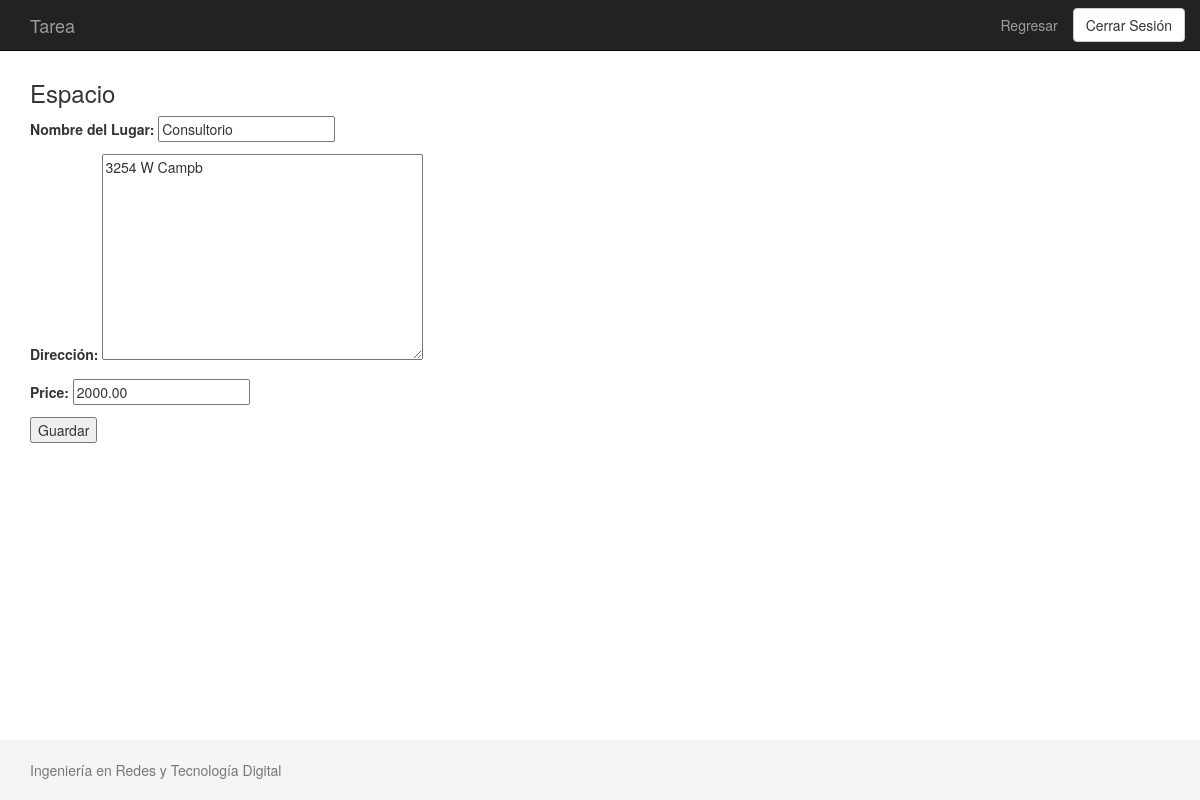
The app's page /lugar/actualizar/1/ (signed in) with its own data.
### place/models.py (models this page shows, shortened)
class Place(models.Model):
	name = models.CharField(max_length=250, verbose_name="Nombre del Lugar")
	address = models.TextField(verbose_name="Dirección")
	price = models.DecimalField(max_digits=6, decimal_places=2)

### place/views.py (the view)
# urls.py: url(r'^actualizar/(?P<pk>[0-9]+)/$', views.UpdatePlace.as_view(), name='places-update'),
@method_decorator(login_required, name='dispatch')
class UpdatePlace(UpdateView):
	template_name = "place/place_form.html"
	success_url = reverse_lazy('places-list')
	model = Place
	fields = [
		'name',
		'address',
		'price',
	]

### templates/place/place_form.html (shortened to what this page needs)
<!DOCTYPE html>
<html>
<head>
	{% load static %}
	<link rel="stylesheet" type="text/css" href="{% static 'bootstrap/css/bootstrap.css' %}">
	<link rel="stylesheet" type="text/css" href="{% static 'css/main.css' %}">
</head>
<body>
	<nav class="navbar navbar-inverse navbar-fixed-top">
		<div class="container">
			<a href="{% url 'panel-inicio' %}" class="navbar-brand">Tarea</a>
			<ul class="nav navbar-nav navbar-right">
				<p class="navbar-text"><a href="{% url 'panel-inicio' %}" class="navbar-link">Regresar</a></p>
				<a href="{% url 'account_logout' %}"><button type="button" class="btn btn-default navbar-btn">Cerrar Sesión</button></a>
			</ul>
		</div>
	</nav>
	<div class="container">
		<h3>Espacio</h3>
		<form action="" method="POST" autocomplete="off" novalidate="">
			{{form.as_p}}
			<button>Guardar</button>
		</form>
	</div>
	<footer class="footer">
		<div class="container">
			<p class="text-muted">Ingeniería en Redes y Tecnología Digital</p>
		</div>
	</footer>
</body>
</html>

### static/css/main.css (style rules this page uses)
html { position: relative; min-height: 100%; }
body { margin-bottom: 60px; }
.footer { position: absolute; bottom: 0; width: 100%; height: 60px; background-color: #f5f5f5; }
body > .container { padding: 60px 15px 0; }
.container .text-muted { margin: 20px 0; }
.footer > .container { padding-right: 15px; padding-left: 15px; }

### records on screen
Place: name "Consultorio", address "3254 W Campb", price "2000.00"
